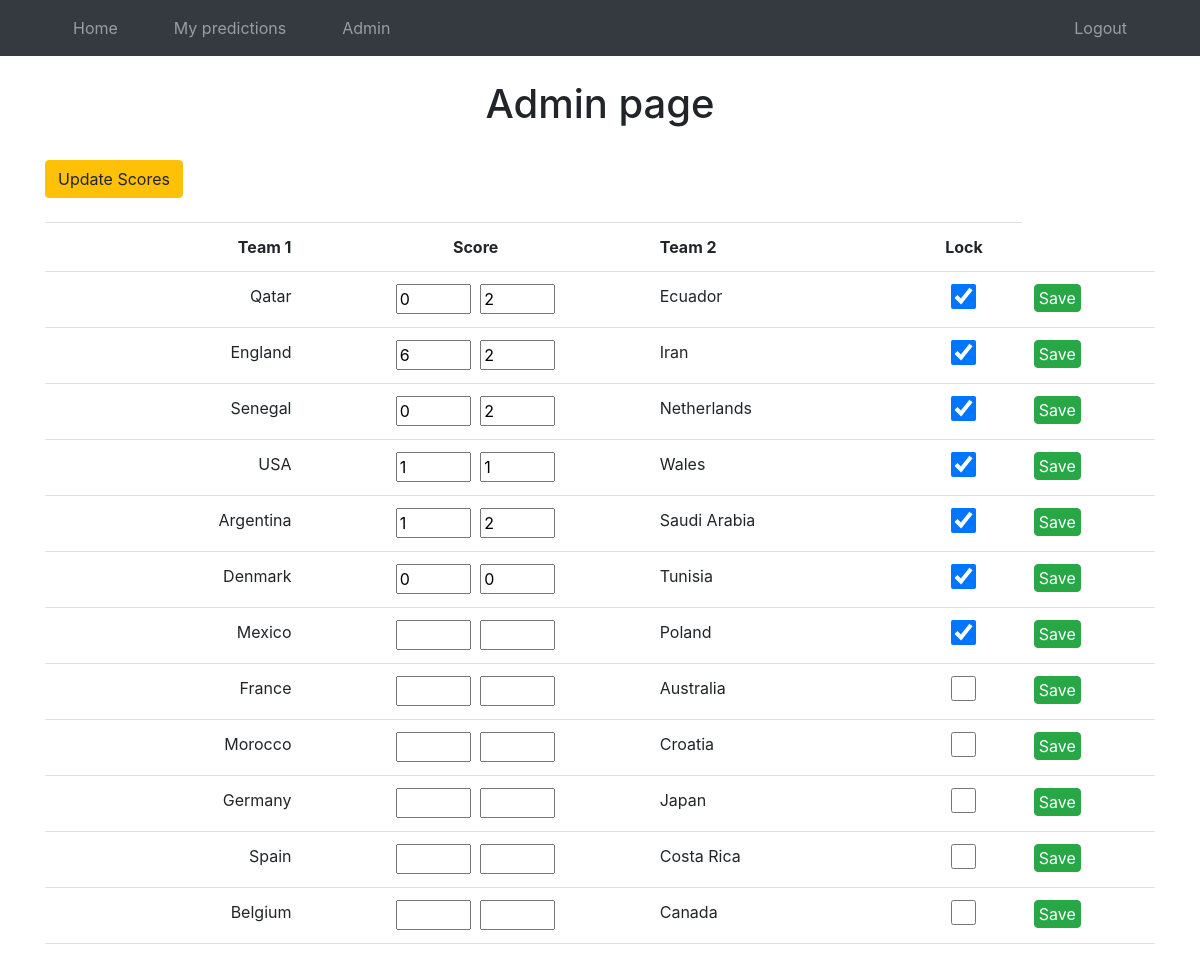
Page /admin (signed in, upper part) on the earlier database version.
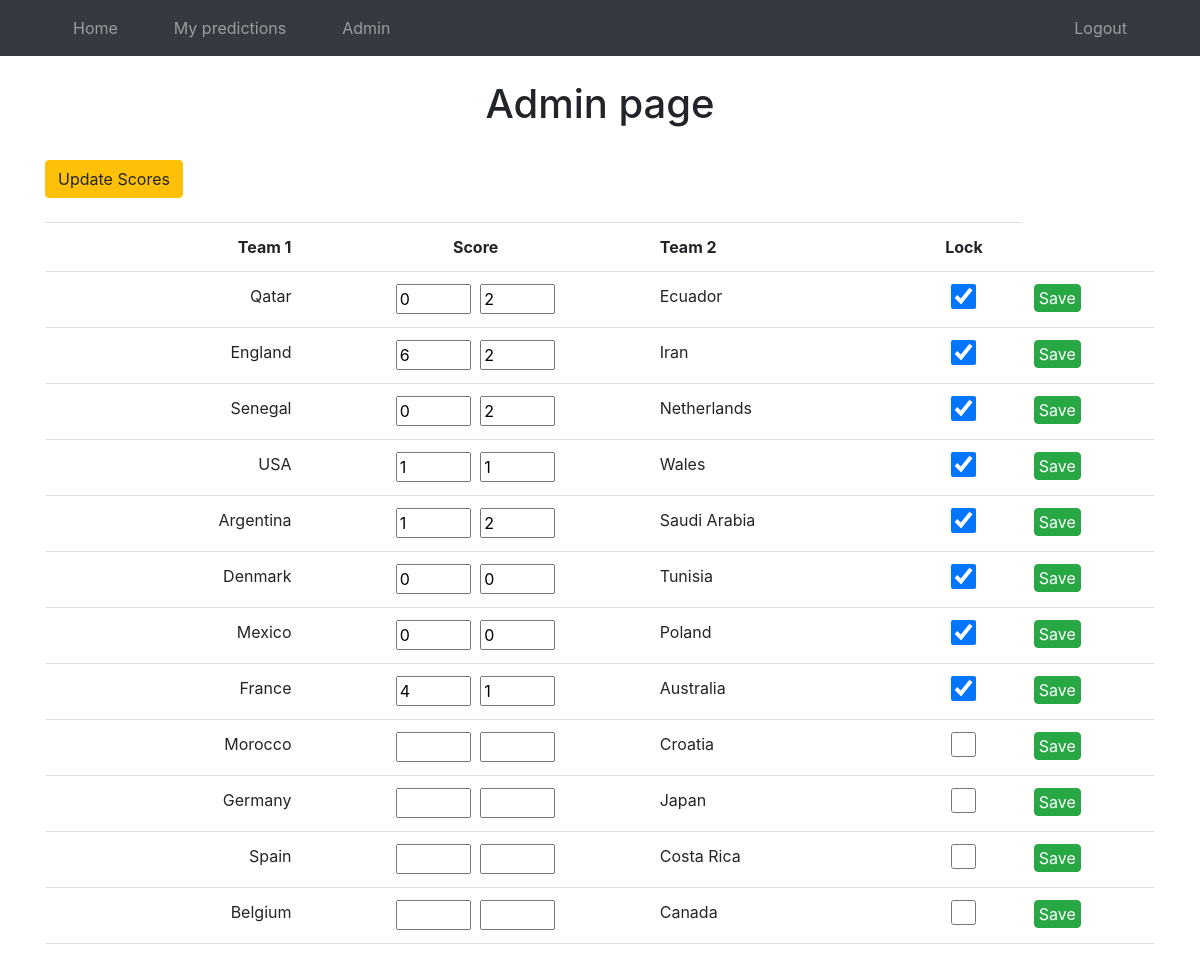
Same page on the later database version.
### src/models.py (models this page shows, shortened)
class Match(db.Model):
    __tablename__ = "match"
    id = db.Column(db.Integer, primary_key=True)
    team1 = db.Column(db.String(100), nullable=False)
    team2 = db.Column(db.String(100), nullable=False)
    is_finished = db.Column(db.Boolean, nullable=False, default=False)
    score1 = db.Column(db.Integer, nullable=True)
    score2 = db.Column(db.Integer, nullable=True)
    predictions = db.relationship("Prediction", back_populates="match")

### src/main.py (the view)
@main.route("/admin")
@login_required
def admin():
    if current_user.id != 1:
        abort(403)
    return render_template("admin.html", matches=db.session.query(Match).order_by(Match.id).all())

### src/__init__.py (called while the page is built)
@login_manager.user_loader
def load_user(user_id):
    return User.query.get(int(user_id))

### src/templates/admin.html (shortened to what this page needs)
{% extends "base.html" %}
{% block content %}
<br>
<h1 class="text-center">
  Admin page
</h1>
<br>
<a class="btn btn-warning" href="/update_scores">Update Scores</a>
<br><br>
<table class="table">
    <tr>
        <th class="text-right">Team 1</th>
        <th class="text-center">Score</th>
        <th class="text-left">Team 2</th>
        <th class="text-center">Lock</th>
    </tr>
    {% for match in matches %}
    <tr>
        <form action="{{ url_for('main.update_match') }}" method="POST">
            <td class="text-right">{{ match.team1 }}</td>
            <td class="text-center">
                <input name="score1" type="number" min="0" value="{{ match.score1 }}" style="margin-right:5px; width:75px">
                <input name="score2" type="number" min="0" value="{{ match.score2 }}" style="width:75px">
            </td>
            <td class="text-left">{{ match.team2 }}</td>
            <td class="text-center">
                <input style="height:25px; width:25px;" name="lock" type="checkbox" value="" {{ "checked" if match.is_finished }}>
            </td>
            <td>
                <button type="submit" class="btn btn-success text-center" style="padding-top: 1px; padding-bottom: 1px; padding-left: 4px; padding-right: 4px">
                    Save
                </button>
            </td>
        </form>
    </tr>
    {% endfor %}
</table>
{% endblock %}

### src/templates/base.html (shortened to what this page needs)
<!DOCTYPE html>
<html>
<head>
    <link rel="stylesheet" href="https://cdn.jsdelivr.net/npm/bootstrap@4.0.0/dist/css/bootstrap.min.css">
</head>
<body>
    <nav class="navbar navbar-expand-lg navbar-dark bg-dark">
        <div class="container">
            <ul class="navbar-nav mr-auto">
                <li class="nav-item">
                    <a href="{{ url_for('main.index') }}" class="nav-link">
                        Home
                    </a>
                </li>
                {% if current_user.is_authenticated %}
                <li class="nav-item">
                    <a href="{{ url_for('main.my_predictions') }}" class="nav-link">
                        My predictions
                    </a>
                </li>
                {% endif %}
                {% if current_user.is_authenticated and current_user.id == 1 %}
                <li class="nav-item">
                    <a href="{{ url_for('main.admin') }}" class="nav-link">
                        Admin
                    </a>
                </li>
                {% endif %}
            </ul>
            <ul class="navbar-nav ml-auto">
                {% if current_user.is_authenticated %}
                <li class="nav-item">
                    <a href="{{ url_for('auth.logout') }}" class="nav-link">
                        Logout
                    </a>
                </li>
                {% endif %}
            </ul>
        </div>
    </nav>
    <div class="container">
        {% block content %}
        {% endblock %}
    </div>
</body>
</html>

### src/templates/base.html (style rules this page uses)
li.nav-item { padding-left:20px; padding-right:20px }

Differences in the rows shown:
changed Match "Mexico": score1 (not shown) → "0"; score2 (not shown) → "0"
changed Match "France": score1 (not shown) → "4"; score2 (not shown) → "1"; lock "☐" → "☑"
